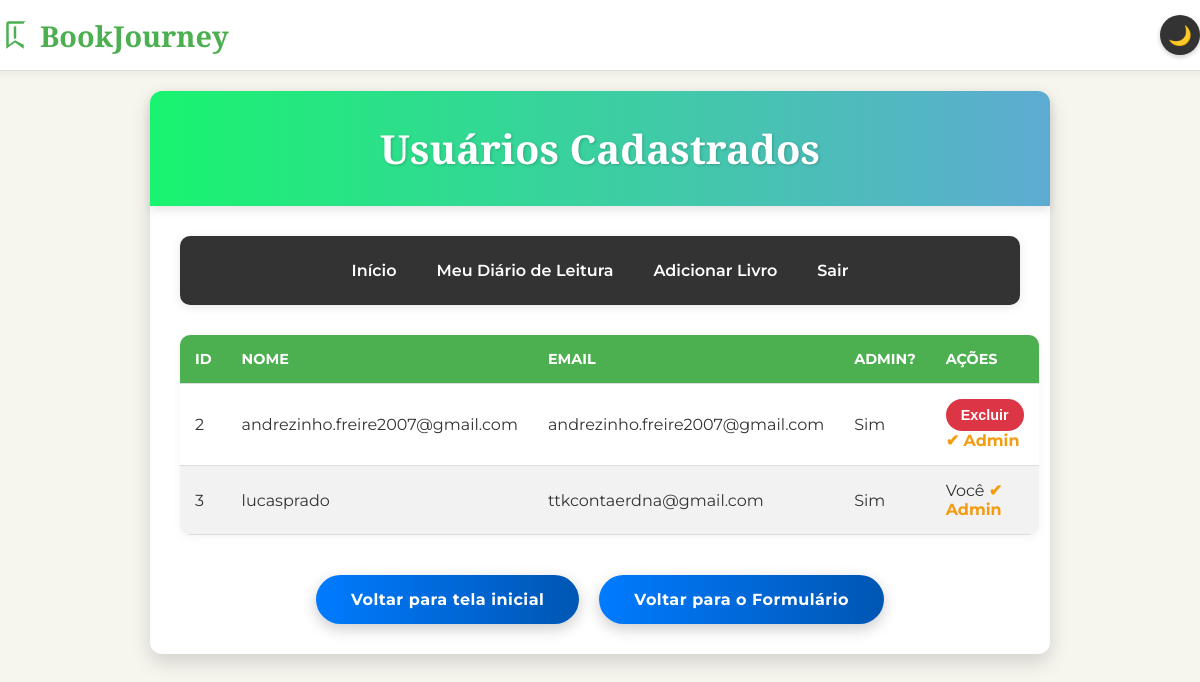
Screenshot of /users (signed in) with the database file from the repository.
### app.py (models this page shows, shortened)
class User(db.Model):
    id = db.Column(db.Integer, primary_key=True)
    username = db.Column(db.String(80), unique=True, nullable=False)
    email = db.Column(db.String(120), unique=True, nullable=False)
    password_hash = db.Column(db.String(128))
    is_admin = db.Column(db.Boolean, default=False, nullable=False)
    user_books = db.relationship('UserBook', backref='user', lazy=True, cascade="all, delete-orphan")
    contributed_books = db.relationship('CommunityBook', backref='contributor', lazy=True, cascade="all, delete-orphan")
    reading_progresses = db.relationship('UserCommunityBookProgress', backref='user', lazy=True, cascade="all, delete-orphan")

### app.py (the view)
@app.route('/users')
@admin_required
def list_users():
    users = User.query.all()
    users_list_data = []
    for user in users:
        users_list_data.append({
            'id': user.id,
            'username': user.username,
            'email': user.email,
            'is_admin': user.is_admin
        })
    return render_template('users.html', users=users_list_data)

### app.py (called while the page is built)
def admin_required(f):
    @wraps(f)
    def decorated_function(*args, **kwargs):
        if 'user_id' not in session:
            flash('Você precisa estar logado para acessar esta página.', 'error')
            return redirect(url_for('auth', message='Você precisa fazer login para acessar esta página.', type='error', next=request.url))
        user = User.query.get(session['user_id'])
        if not user or not user.is_admin:
            flash('Acesso negado. Você não tem permissão de administrador.', 'error')
            return redirect(url_for('dashboard', message='Acesso negado. Você não tem permissão de administrador.', type='error'))
        return f(*args, **kwargs)
    return decorated_function

### templates/users.html (shortened to what this page needs)
<!DOCTYPE html>
<html lang="pt-br">
<head>
</head>
<body>
    <div class="top-header">
        <a href="{{ url_for('index') }}" class="logo">
            BookJourney
        </a>
        <button id="toggle-dark" class="dark-mode-toggle">🌙</button>
    </div>
    <div class="container">
        <header>
            <h1>Usuários Cadastrados</h1>
        </header>
        <nav>
            <a href="{{ url_for('index') }}">Início</a>
            {% if session.get('user_id') %}
                <a href="{{ url_for('dashboard') }}">Meu Diário de Leitura</a>
                <a href="{{ url_for('add_book') }}">Adicionar Livro</a>
                <a href="{{ url_for('logout') }}">Sair</a>
            {% else %}
                <a href="{{ url_for('auth') }}">Login/Cadastro</a>
            {% endif %}
        </nav>
        <main>
            {% if users %}
            <table>
                <thead>
                    <tr>
                        <th>ID</th>
                        <th>Nome</th>
                        <th>Email</th>
                        <th>Admin?</th>
                        <th>Ações</th>
                    </tr>
                </thead>
                <tbody>
                    {% for user in users %}
                    <tr >
                        <td data-label="ID">{{ user.id }}</td>
                        <td data-label="Nome">{{ user.username }}</td>
                        <td data-label="Email">{{ user.email }}</td>
                        <td data-label="Admin?">{{ 'Sim' if user.is_admin else 'Não' }}</td>
                        <td data-label="Ações">
                            {% if session.get('user_id') and session['user_id'] != user.id %}
                            <button type="button" class="delete-button" onclick="showConfirmDeleteUser('{{ user.id }}', '{{ user.email }}')">Excluir</button>
                            {% else %}
                                {{ 'Você' if session.get('user_id') == user.id else '' }}
                            {% endif %}
                            {% if session.get('is_admin') and not user.is_admin %}
   <form action="{{ url_for('make_admin', user_id=user.id) }}" method="POST" style="display: inline;">
    <button type="submit" class="delete-button">Tornar Admin</button>
</form>
{% elif user.is_admin %}
    <span style="color: var(--accent-color); font-weight: bold;">✔ Admin</span>
{% else %}
    {{ 'Você' if session.get('user_id') == user.id else '' }}
{% endif %}
                        </td>
                    </tr>
                    {% endfor %}
                </tbody>
            </table>
            {% else %}
                <p class="no-users">Nenhum usuário cadastrado ainda.</p>
            {% endif %}
            <div class="back-buttons">
                <a href="{{ url_for('index') }}">Voltar para tela inicial</a>
                <a href="{{ url_for('auth') }}">Voltar para o Formulário</a>
            </div>
        </main>
    </div>
</body>
</html>

### templates/users.html (style rules this page uses)
:root { --primary-color: #4CAF50; --secondary-color: #333; --accent-color: #f39c12; --background-light: #f6f5ee; --background-dark: #2c3e50; --text-light: #333; --text-dark: #ecf0f1; --card-background-light: #fff; --card-background-dark: #34495e; --border-color-light: #ddd; --border-color-dark: #555; --danger-color: #dc3545; --danger-hover-color: #c82333; }
body { font-family: 'Montserrat', sans-serif; background-color: var(--background-light); margin: 0; padding: 0; display: flex; flex-direction: column; align-items: center; min-height: 100vh; transition: background 0.3s ease, color 0.3s ease; color: var(--text-light); }
h1, h2, h3 { font-family: 'Playfair Display', serif; color: var(--primary-color); margin-bottom: 20px; }
.top-header { background-color: var(--card-background-light); width: 100%; padding: 15px 20px; box-shadow: 0 2px 10px rgba(0,0,0,0.05); display: flex; justify-content: space-between; align-items: center; border-bottom: 1px solid var(--border-color-light); z-index: 1002; position: sticky; top: 0; }
.logo { display: flex; align-items: center; gap: 10px; text-decoration: none; color: var(--primary-color); font-family: 'Playfair Display', serif; font-size: 1.8em; font-weight: 700; transition: color 0.3s ease; }
.logo-icon { width: 30px; height: 30px; fill: var(--primary-color); transition: fill 0.3s ease; }
.container { max-width: 900px; width: 90%; margin: 20px auto; padding: 30px; background-color: var(--card-background-light); border-radius: 12px; box-shadow: 0 8px 20px rgba(0,0,0,0.15); box-sizing: border-box; text-align: center; }
header { background: linear-gradient(to right, rgba(0, 242, 96, 0.9), rgba(76, 162, 205, 0.9)); color: white; padding: 30px 0; text-align: center; border-radius: 12px 12px 0 0; margin: -30px -30px 30px -30px; box-shadow: 0 4px 10px rgba(0,0,0,0.1); }
header h1 { font-size: 2.5em; margin: 0; color: white; text-shadow: 1px 1px 3px rgba(0,0,0,0.2); }
nav { display: flex; justify-content: center; background-color: var(--secondary-color); padding: 15px 0; border-radius: 10px; margin-bottom: 30px; box-shadow: 0 2px 10px rgba(0,0,0,0.1); z-index: 1000; }
nav a { color: white; padding: 10px 20px; text-decoration: none; font-weight: 600; border-radius: 5px; transition: background-color 0.3s ease; }
main { width: 100%; padding: 0; }
table { width: 100%; border-collapse: collapse; margin-top: 20px; background-color: var(--card-background-light); border-radius: 10px; overflow: hidden; box-shadow: 0 2px 10px rgba(0,0,0,0.05); }
th, td { padding: 15px; text-align: left; border-bottom: 1px solid var(--border-color-light); color: var(--text-light); }
th { background-color: var(--primary-color); color: white; font-weight: 700; text-transform: uppercase; font-size: 0.9em; }
tr:nth-child(even) { background-color: #f2f2f2; }
.delete-button { background-color: var(--danger-color); color: white; padding: 8px 15px; border: none; border-radius: 20px; cursor: pointer; font-weight: 600; transition: background-color 0.3s ease, transform 0.3s ease; font-size: 0.9em; }
.back-buttons { margin-top: 40px; display: flex; justify-content: center; gap: 20px; }
.back-buttons a { background: linear-gradient(to right, #007bff, #0056b3); color: white; padding: 15px 35px; border: none; border-radius: 30px; text-decoration: none; font-weight: 700; transition: all 0.3s ease; box-shadow: 0 5px 15px rgba(0,0,0,0.2); letter-spacing: 0.5px; }
.dark-mode-toggle { background-color: var(--secondary-color); color: white; border: none; border-radius: 50%; width: 40px; height: 40px; font-size: 1.2em; cursor: pointer; box-shadow: 0 2px 5px rgba(0,0,0,0.2); display: flex; justify-content: center; align-items: center; transition: background-color 0.3s ease, transform 0.3s ease; margin-left: 20px; }

### rows the page displays
User: id "2", username "andrezinho.freire2007@gmail.com", email "andrezinho.freire2007@gmail.com", is_admin "Sim"
User: id "3", username "lucasprado", email "ttkcontaerdna@gmail.com", is_admin "Sim", id "Você"
